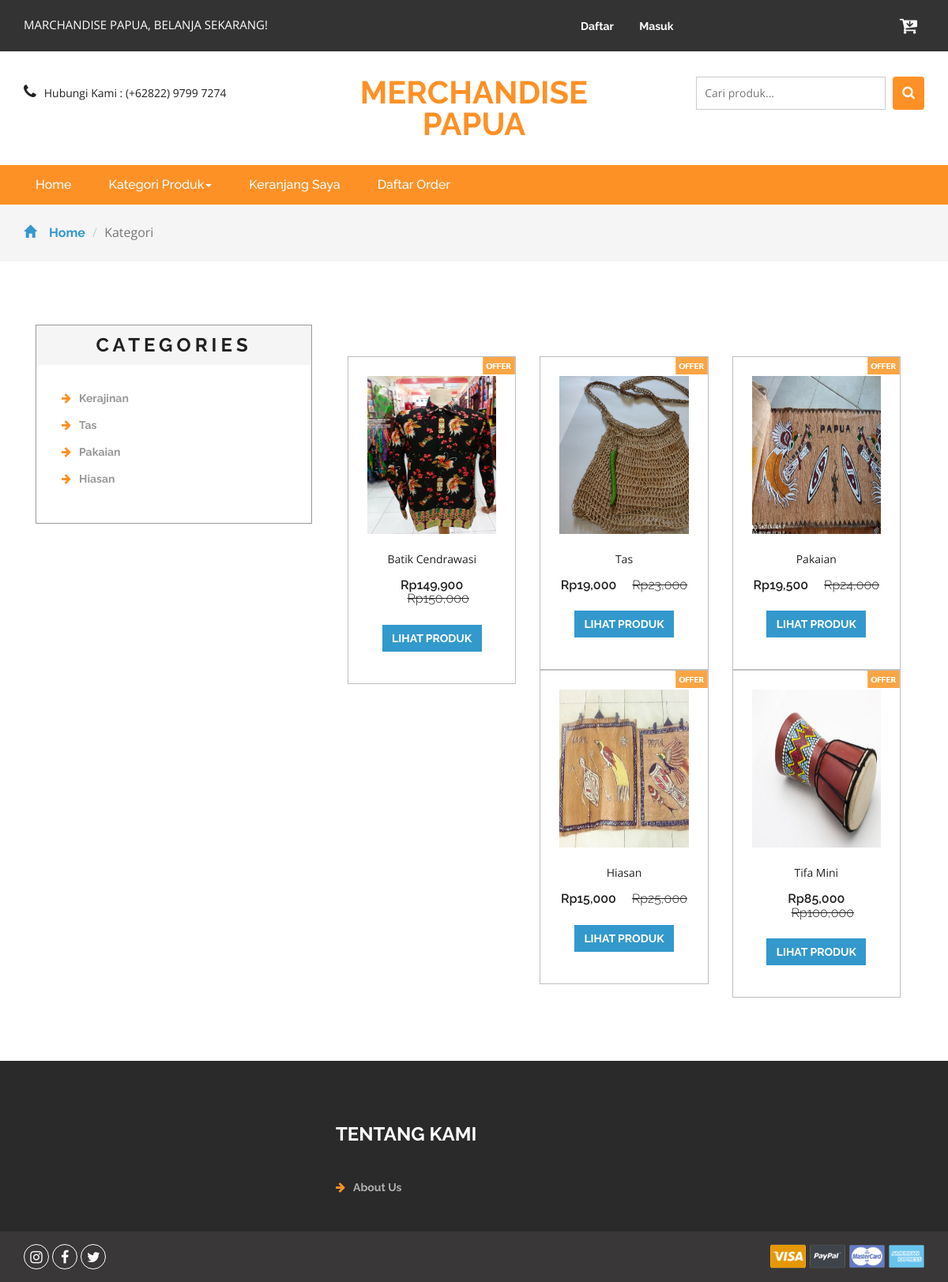
Screenshot of /search.php with the database file from the repository.
### tables this page shows
CREATE TABLE `kategori` (
  `idkategori` int(11) NOT NULL,
  `namakategori` varchar(20) NOT NULL,
  `tgldibuat` timestamp NOT NULL DEFAULT CURRENT_TIMESTAMP
);

CREATE TABLE `produk` (
  `idproduk` int(11) NOT NULL,
  `idkategori` int(11) NOT NULL,
  `namaproduk` varchar(30) NOT NULL,
  `gambar` varchar(100) NOT NULL,
  `deskripsi` varchar(200) NOT NULL,
  `rate` int(11) NOT NULL,
  `hargabefore` int(11) NOT NULL,
  `hargaafter` int(11) NOT NULL
);

### search.php (the view, shortened to what this page needs)
<?php
include 'dbconnect.php';
$s = $_POST['Search'];
?>
<!DOCTYPE html>
<html>
<head>
<link href="css/bootstrap.css" rel="stylesheet" type="text/css" media="all" />
<link href="css/style.css" rel="stylesheet" type="text/css" media="all" />
<link href="css/font-awesome.css" rel="stylesheet">
</head>
<body>
	<div class="agileits_header">
		<div class="container">
			<div class="w3l_offers">
				<p>MARCHANDISE PAPUA, BELANJA SEKARANG!</p>
			</div>
			<div class="agile-login">
				<ul>
				<?php
				if(!isset($_SESSION['log'])){
					echo '
					<li><a href="registered.php"> Daftar</a></li>
					<li><a href="login.php">Masuk</a></li>
					';
				}
				?>
				</ul>
			</div>
			<div class="product_list_header">
					<a href="cart.php"><button class="w3view-cart" type="submit" name="submit" value=""><i class="fa fa-cart-arrow-down" aria-hidden="true"></i></button>
					 </a>
			</div>
			<div class="clearfix"> </div>
		</div>
	</div>
	<div class="logo_products">
		<div class="container">
		<div class="w3ls_logo_products_left1">
				<ul class="phone_email">
					<li><i class="fa fa-phone" aria-hidden="true"></i>Hubungi Kami : (+62822) 9799 7274</li>
				</ul>
			</div>
			<div class="w3ls_logo_products_left">
				<h1><a href="index.php">MERCHANDISE PAPUA</a></h1>
			</div>
		<div class="w3l_search">
			<form action="search.php" method="post">
				<input type="search" name="Search" placeholder="Cari produk...">
				<button type="submit" class="btn btn-default search" aria-label="Left Align">
					<i class="fa fa-search" aria-hidden="true"> </i>
				</button>
			</form>
		</div>
			<div class="clearfix"> </div>
		</div>
	</div>
	<div class="navigation-agileits">
		<div class="container">
			<nav class="navbar navbar-default">
							<div class="collapse navbar-collapse" id="bs-megadropdown-tabs">
								<ul class="nav navbar-nav">
									<li class="active"><a href="index.php" class="act">Home</a></li>
									<li class="dropdown">
										<a href="#" class="dropdown-toggle" data-toggle="dropdown">Kategori Produk<b class="caret"></b></a>
									</li>
									<li><a href="cart.php">Keranjang Saya</a></li>
									<li><a href="konfirmasi.php">Daftar Order</a></li>
								</ul>
							</div>
							</nav>
			</div>
		</div>
	<div class="breadcrumbs">
		<div class="container">
			<ol class="breadcrumb breadcrumb1 animated wow slideInLeft" data-wow-delay=".5s">
				<li><a href="index.php"><span class="glyphicon glyphicon-home" aria-hidden="true"></span>Home</a></li>
				<li class="active">Kategori</li>
			</ol>
		</div>
	</div>
	<div class="products">
		<div class="container">
			<div class="col-md-4 products-left">
				<div class="categories">
					<h2>Categories</h2>
					<ul class="cate">
						<?php
														$kat=mysqli_query($conn,"SELECT * from kategori order by idkategori ASC");
														while($p=mysqli_fetch_array($kat)){
															?>
														<li><a href="kategori.php?idkategori=<?php echo $p['idkategori'] ?>"><i class="fa fa-arrow-right" aria-hidden="true"></i><?php echo $p['namakategori'] ?></a></li>
														<?php
																	}
														?>
					</ul>
				</div>
			</div>
			<div class="col-md-8 products-right">
				<div class="agile_top_brands_grids">
				<?php
					$brgs=mysqli_query($conn,"SELECT * from produk where namaproduk like '%$s%' or deskripsi like '%$s%' order by idproduk ASC");
					$x = mysqli_num_rows($brgs);
					if($x>0){
					while($p=mysqli_fetch_array($brgs)){
					?>
						<div class="col-md-4 top_brand_left">
						<div class="hover14 column">
							<div class="agile_top_brand_left_grid">
								<div class="agile_top_brand_left_grid_pos">
									<img src="images/offer.png" alt=" " class="img-responsive" />
								</div>
								<div class="agile_top_brand_left_grid1">
									<figure>
										<div class="snipcart-item block">
											<div class="snipcart-thumb">
												<a href="product.php?idproduk=<?php echo $p['idproduk'] ?>"><img src="<?php echo $p['gambar']?>" width="200px" height="200px"></a>
												<p><?php echo $p['namaproduk'] ?></p>
												<h4>Rp<?php echo number_format($p['hargaafter']) ?> <span>Rp<?php echo number_format($p['hargabefore']) ?></span></h4>
											</div>
											<div class="snipcart-details top_brand_home_details">
												<fieldset>
													<a href="product.php?idproduk=<?php echo $p['idproduk'] ?>"><input type="submit" class="button" value="Lihat Produk" /></a>
												</fieldset>
											</div>
										</div>
									</figure>
								</div>
							</div>
						</div>
					</div>
						<?php
							}
					} else {
						echo "Data tidak ditemukan, coba kata kunci lainnya";
					}
						?>
				</div>
			</div>
		</div>
	</div>
<div class="footer">
		<div class="container">
			<div class="w3_footer_grids">
				<div class="col-md-4 w3_footer_grid">
				</div>
				<div class="col-md-3 w3_footer_grid">
					<h3>Tentang Kami</h3>
					<ul class="info">
						<li><i class="fa fa-arrow-right" aria-hidden="true"></i><a href="about.html">About Us</a></li>
				</div>
				<div class="clearfix"> </div>
			</div>
		</div>
	</div>
	<div class="footer-botm">
			<div class="container">
				<div class="w3layouts-foot">
					<ul>
						<li><a href="#" class="w3_agile_instagram"><i class="fa fa-instagram" aria-hidden="true"></i></a></li>
						<li><a href="#" class="w3_agile_facebook"><i class="fa fa-facebook" aria-hidden="true"></i></a></li>
						<li><a href="#" class="agile_twitter"><i class="fa fa-twitter" aria-hidden="true"></i></a></li>
					</ul>
				</div>
				<div class="payment-w3ls">
					<img src="images/card.png" alt=" " class="img-responsive">
				</div>
				<div class="clearfix"> </div>
			</div>
		</div>
<link href="css/skdslider.css" rel="stylesheet">
</body>
</html>

### rows the page displays
kategori: namakategori "Kerajinan"
kategori: namakategori "Tas"
kategori: namakategori "Pakaian"
kategori: namakategori "Hiasan"
produk: gambar (picture), namaproduk "Batik Cendrawasi", hargaafter "149,900", hargabefore "150,000"
produk: gambar (picture), namaproduk "Tas", hargaafter "19,000", hargabefore "23,000"
produk: gambar (picture), namaproduk "Pakaian", hargaafter "19,500", hargabefore "24,000"
produk: gambar (picture), namaproduk "Hiasan", hargaafter "15,000", hargabefore "25,000"
produk: gambar (picture), namaproduk "Tifa Mini", hargaafter "85,000", hargabefore "100,000"
